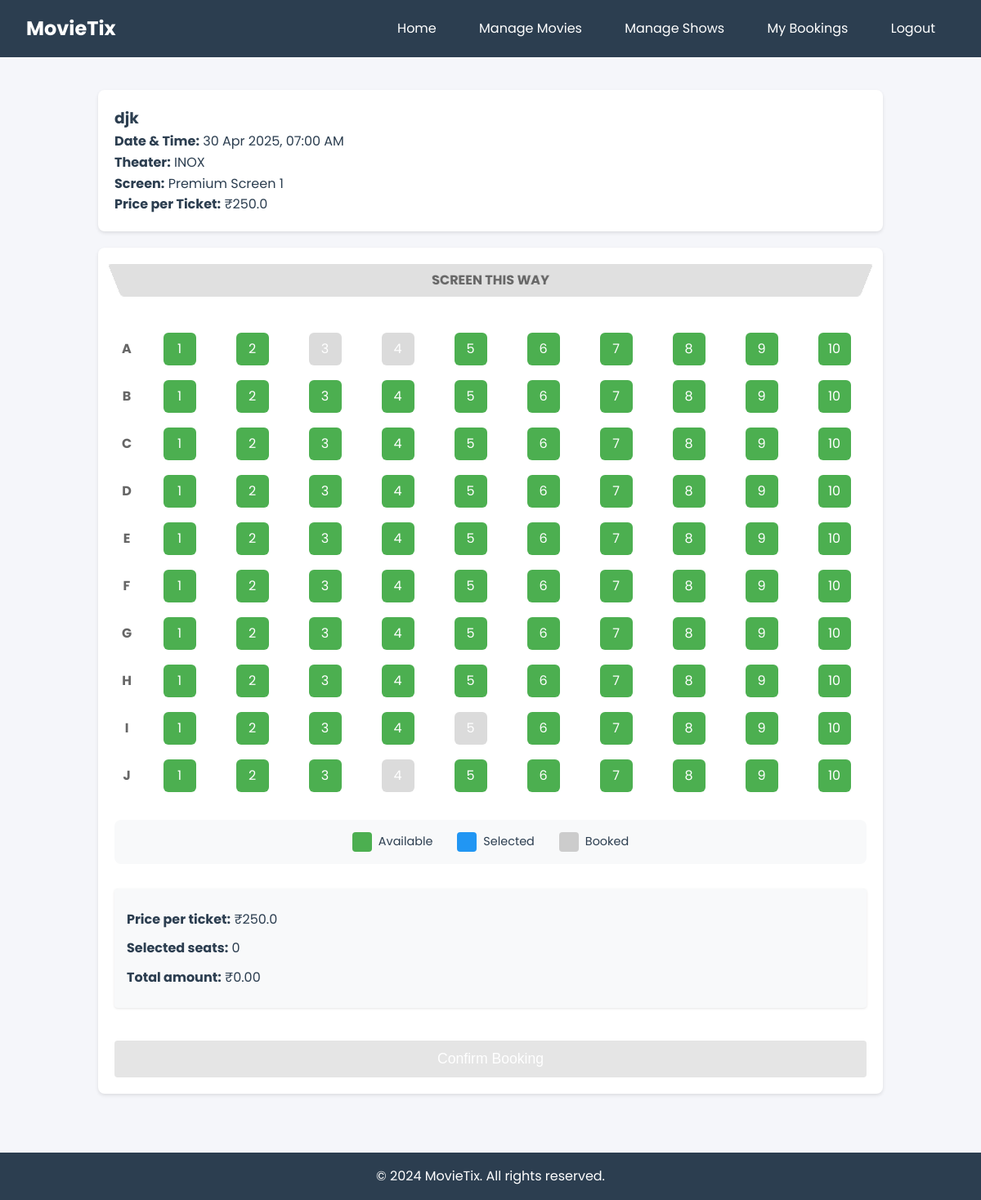
Page /book/2 (signed in) on the committed database.
### app.py (models this page shows)
class Movie(db.Model):
    id = db.Column(db.Integer, primary_key=True)
    title = db.Column(db.String(100), nullable=False)
    description = db.Column(db.Text, nullable=False)
    duration = db.Column(db.Integer, nullable=False)  # in minutes
    language = db.Column(db.String(50), nullable=False)
    release_date = db.Column(db.Date, nullable=False)
    poster_image = db.Column(db.String(200))
    genre = db.Column(db.String(100))
    rating = db.Column(db.Float, default=0.0)
    status = db.Column(db.String(20), default='Coming Soon')  # Now Showing, Coming Soon
    shows = db.relationship('Show', backref='movie', lazy=True)

class Show(db.Model):
    id = db.Column(db.Integer, primary_key=True)
    movie_id = db.Column(db.Integer, db.ForeignKey('movie.id'), nullable=False)
    screen_id = db.Column(db.Integer, db.ForeignKey('screen.id'), nullable=False)
    show_time = db.Column(db.DateTime, nullable=False)
    price = db.Column(db.Float, nullable=False)
    available_seats = db.Column(db.Integer, nullable=False)
    bookings = db.relationship('Booking', backref='show', lazy=True)

class Theater(db.Model):
    id = db.Column(db.Integer, primary_key=True)
    name = db.Column(db.String(100), nullable=False)
    location = db.Column(db.String(200), nullable=False)
    capacity = db.Column(db.Integer, nullable=False)
    screens = db.relationship('Screen', backref='theater', lazy=True)

class Screen(db.Model):
    id = db.Column(db.Integer, primary_key=True)
    name = db.Column(db.String(50), nullable=False)
    theater_id = db.Column(db.Integer, db.ForeignKey('theater.id'), nullable=False)
    capacity = db.Column(db.Integer, nullable=False)
    shows = db.relationship('Show', backref='screen', lazy=True)

### app.py (the view, shortened to what this page needs)
@app.route('/book/<int:show_id>', methods=['GET', 'POST'])
def book_tickets(show_id):
    if 'user_id' not in session:
        return jsonify({'success': False, 'message': 'Please login to book tickets'})
    show = Show.query.get_or_404(show_id)
    seats = Seat.query.filter_by(show_id=show_id).all()
    return render_template('booking.html', show=show, seats=seats)

### templates/booking.html (shortened to what this page needs)
{% extends "base.html" %}
{% block extra_css %}
<link rel="stylesheet" href="{{ url_for('static', filename='css/booking.css') }}">
{% endblock %}
{% block content %}
<div class="booking-container">
    <div class="show-info">
        <h3>{{ show.movie.title }}</h3>
        <p><strong>Date & Time:</strong> {{ show.show_time.strftime('%d %b %Y, %I:%M %p') }}</p>
        <p><strong>Theater:</strong> {{ show.screen.theater.name }}</p>
        <p><strong>Screen:</strong> {{ show.screen.name }}</p>
        <p><strong>Price per Ticket:</strong> ₹{{ show.price }}</p>
    </div>
    <div class="screen-container">
        <div class="screen">SCREEN THIS WAY</div>
        <form method="POST" id="booking-form">
            <div class="seat-layout">
                {% for row in 'ABCDEFGHIJ' %}
                <div class="row-label">{{ row }}</div>
                {% for num in range(1, 11) %}
                    {% set seat_number = row ~ num %}
                    {% set seat = seats|selectattr('seat_number', 'eq', seat_number)|first %}
                    <div class="seat-wrapper">
                        <label for="seat-{{ seat_number }}"
                               class="seat {% if seat and seat.status != 'Available' %}booked{% endif %}"
                               data-seat="{{ seat_number }}">
                            {{ num }}
                        </label>
                    </div>
                {% endfor %}
                {% endfor %}
            </div>
            <div class="seat-info">
                <div class="seat-type available">Available</div>
                <div class="seat-type selected">Selected</div>
                <div class="seat-type booked">Booked</div>
            </div>
            <div class="price-summary" data-price="{{ show.price }}">
                <p><strong>Price per ticket:</strong> ₹{{ show.price }}</p>
                <p><strong>Selected seats:</strong> <span id="selected-seats">0</span></p>
                <p><strong>Total amount:</strong> ₹<span id="total-amount">0</span></p>
            </div>
            <button type="submit" class="btn btn-primary" id="book-btn" disabled>
                Confirm Booking
            </button>
        </form>
    </div>
</div>
{% endblock %}

### static/css/style.css (style rules this page uses)
:root { --primary-color: #2c3e50; --secondary-color: #e74c3c; --background-color: #f5f6fa; --text-color: #2c3e50; --border-color: #dcdde1; }
* { margin: 0; padding: 0; box-sizing: border-box; }
body { font-family: 'Poppins', sans-serif; background-color: var(--background-color); color: var(--text-color); line-height: 1.6; }
.btn { display: inline-block; padding: 0.5rem 1rem; border: none; border-radius: 4px; cursor: pointer; font-size: 1rem; transition: background-color 0.3s; }
.btn-primary { background-color: var(--primary-color); color: white; }

### static/css/booking.css (style rules this page uses)
.booking-container { max-width: 1000px; margin: 0 auto; padding: 20px; }
.show-info { background: white; padding: 20px; border-radius: 8px; margin-bottom: 20px; box-shadow: 0 2px 4px rgba(0,0,0,0.1); }
.screen-container { background: white; padding: 20px; border-radius: 8px; box-shadow: 0 2px 4px rgba(0,0,0,0.1); }
.screen { background: #e0e0e0; height: 40px; margin-bottom: 40px; display: flex; align-items: center; justify-content: center; border-radius: 4px; color: #666; font-weight: bold; transform: perspective(100px) rotateX(-5deg); }
.seat-layout { display: grid; grid-template-columns: 30px repeat(10, 1fr); gap: 10px; margin: 30px 0; justify-items: center; }
.row-label { display: flex; align-items: center; justify-content: center; font-weight: bold; color: #666; }
.seat-wrapper { display: inline-block; text-align: center; position: relative; margin: 2px; }
.seat { display: inline-flex; align-items: center; justify-content: center; width: 40px; height: 40px; border-radius: 6px; cursor: pointer; background: #4CAF50; color: white; font-size: 1rem; transition: all 0.2s ease; user-select: none; -webkit-tap-highlight-color: transparent; border: 2px solid transparent; margin: 2px; pointer-events: auto; }
.seat.booked { background: #ccc; cursor: not-allowed; opacity: 0.7; pointer-events: none; }
.seat-info { display: flex; justify-content: center; gap: 30px; margin: 30px 0; padding: 15px; background: #f8f9fa; border-radius: 8px; }
.seat-type { display: flex; align-items: center; gap: 8px; font-size: 0.9rem; }
.seat-type::before { content: ''; display: inline-block; width: 24px; height: 24px; border-radius: 4px; }
.seat-type.available::before { background: #4CAF50; }
.seat-type.selected::before { background: #2196F3; }
.seat-type.booked::before { background: #ccc; }
.price-summary { margin: 20px 0; padding: 15px; background: #f8f9fa; border-radius: 4px; box-shadow: 0 1px 3px rgba(0,0,0,0.1); }
.price-summary p { margin: 10px 0; }
#book-btn { width: 100%; padding: 12px; font-size: 1.1rem; margin-top: 20px; }
#book-btn:disabled { background: #ccc; cursor: not-allowed; }
.btn-primary { background: #3498db; color: white; border: none; padding: 12px 24px; border-radius: 4px; cursor: pointer; font-size: 1rem; transition: all 0.3s ease; width: 100%; margin-top: 20px; }
.btn-primary:disabled { background: #ccc; cursor: not-allowed; opacity: 0.5; }

### rows in the picture
Movie: movie "djk"
Show: show_time "30 Apr 2025, 07:00 AM", price "250.0"
Theater: screen.theater.name "INOX"
Screen: screen.name "Premium Screen 1"

### other values in the picture
{{ row }} "A" "B" "C" "D" "E" "F" "G" "H" "I" "J"
{{ num }} "1" "2" "3" "4" "5" "6" "7" "8" "9" "10" "1" "2" "3" "4" "5" "6" "7" "8" "9" "10" "1" "2" "3" "4" "5" "6" "7" "8" "9" "10" "1" "2" "3" "4" "5" "6" "7" "8" "9" "10" "1" "2" "3" "4" "5" "6" "7" "8" "9" "10" "1" "2" "3" "4" "5" "6" "7" "8" "9" "10" "1" "2" "3" "4" "5" "6" "7" "8" "9" "10" "1" "2" "3" "4" "5" "6" "7" "8" "9" "10" "1" "2" "3" "4" "5" "6" "7" "8" "9" "10" "1" "2" "3" "4" "5" "6" "7" "8" "9" "10"
